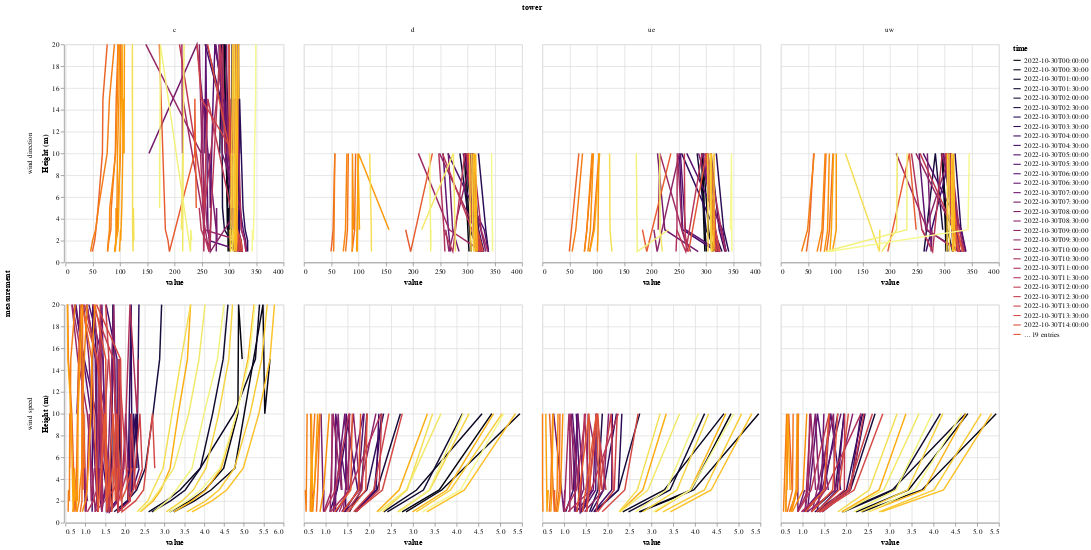

Here is the notebook cell this chart was saved with:
### Markdown cell above
## Plot

### Code cell
alt.Chart(src_30min.reset_index()).mark_line().encode(
    alt.X('value:Q', sort='y'),
    alt.Y('height:Q', title='Height (m)'),
    alt.Color('time:O', scale=alt.Scale(scheme='inferno'))
).properties(
    width=300
).facet(
    column='tower:N',
    row='measurement:N'
).resolve_scale(x='independent')

### Figure 1 — Vega-Lite specification as saved in the notebook (floating-point values rounded to 4 significant figures; data arrays with more than 128 entries replaced by an {"elided": "..."} marker saying what was removed)
{"config": {"view": {"continuousWidth": 400, "continuousHeight": 300}}, "data": {"name": "data-47f2d8d8951e2061135b81e22f09c241"}, "facet": {"column": {"field": "tower", "type": "nominal"}, "row": {"field": "measurement", "type": "nominal"}}, "spec": {"mark": "line", "encoding": {"color": {"field": "time", "scale": {"scheme": "inferno"}, "type": "ordinal"}, "x": {"field": "value", "sort": "y", "type": "quantitative"}, "y": {"field": "height", "title": "Height (m)", "type": "quantitative"}}, "width": 300}, "resolve": {"scale": {"x": "independent"}}, "$schema": "https://vega.github.io/schema/vega-lite/v4.17.0.json", "datasets": {"data-47f2d8d8951e2061135b81e22f09c241": {"elided": "1536 records"}}}
